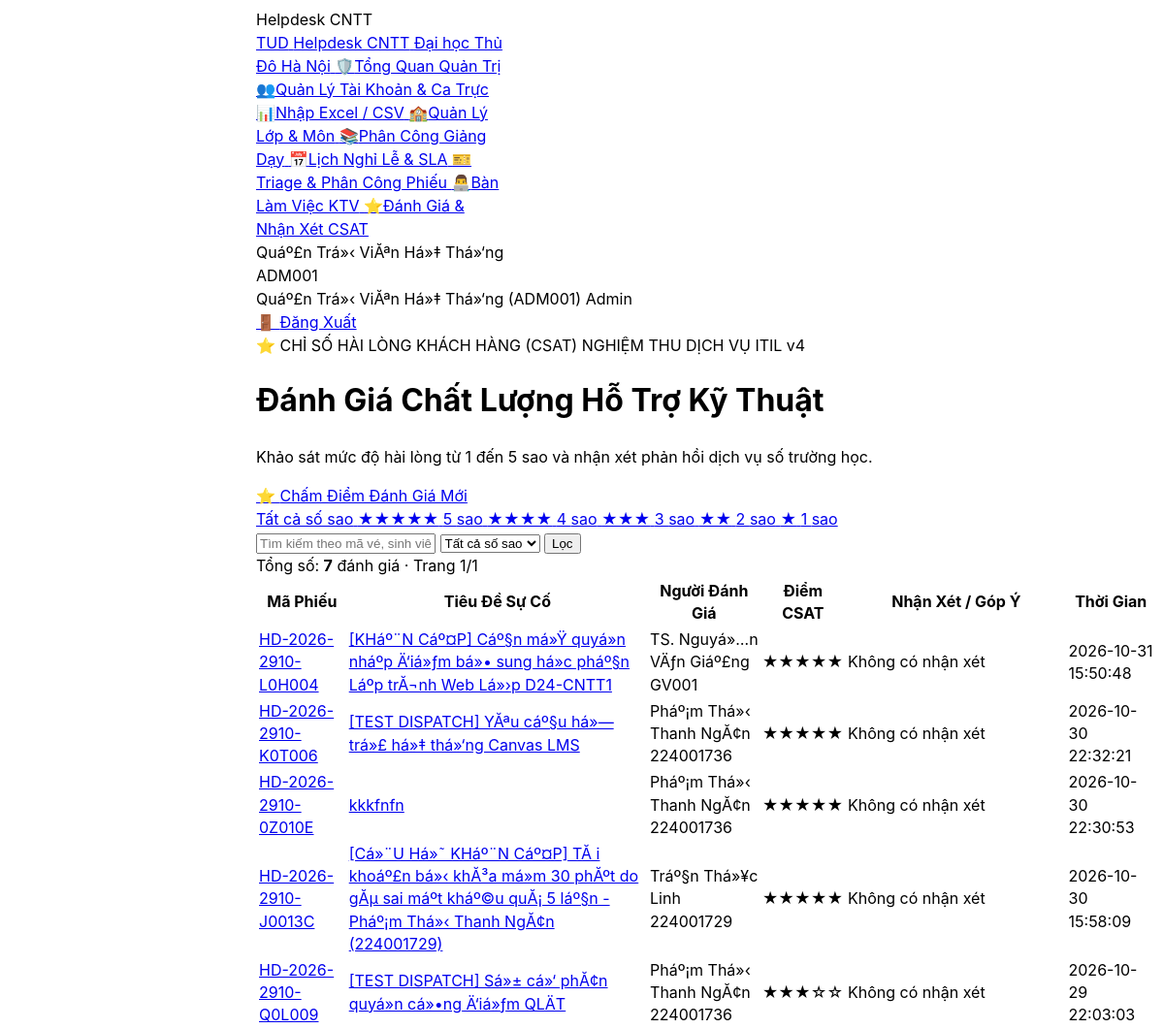
Page /student/ratings.php (signed in, upper part) on the earlier database version.
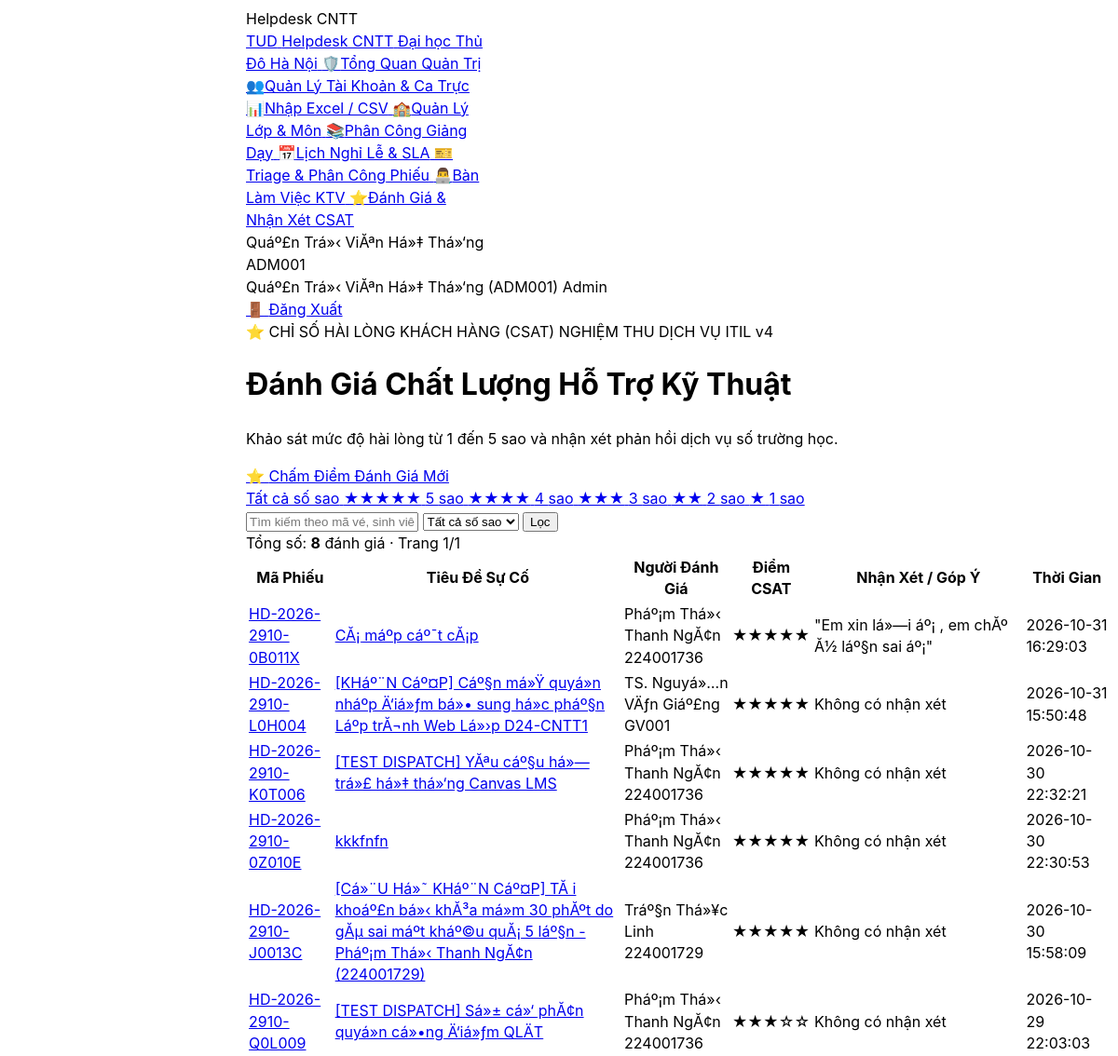
Same page on the later database version.
### tables this page shows
CREATE TABLE `ticket_ratings` (
  `id` int(10) unsigned NOT NULL AUTO_INCREMENT,
  `ticket_id` int(10) unsigned NOT NULL,
  `user_id` int(10) unsigned NOT NULL,
  `score` tinyint(3) unsigned NOT NULL,
  `comment` varchar(500) DEFAULT NULL,
  `created_at` datetime NOT NULL DEFAULT current_timestamp(),
  PRIMARY KEY (`id`),
  UNIQUE KEY `uq_ticket_ratings_ticket` (`ticket_id`),
  KEY `fk_ticket_ratings_user` (`user_id`),
  CONSTRAINT `fk_ticket_ratings_ticket` FOREIGN KEY (`ticket_id`) REFERENCES `tickets` (`id`) ON DELETE CASCADE,
  CONSTRAINT `fk_ticket_ratings_user` FOREIGN KEY (`user_id`) REFERENCES `users` (`id`) ON DELETE CASCADE,
  CONSTRAINT `chk_ticket_ratings_score` CHECK (`score` between 1 and 5)
);

CREATE TABLE `tickets` (
  `id` int(10) unsigned NOT NULL AUTO_INCREMENT,
  `requester_id` int(10) unsigned NOT NULL,
  `assigned_to` int(10) unsigned DEFAULT NULL,
  `category_id` int(10) unsigned NOT NULL,
  `priority_id` int(10) unsigned NOT NULL,
  `parent_ticket_id` int(10) unsigned DEFAULT NULL,
  `class_id` int(10) unsigned DEFAULT NULL,
  `course_id` int(10) unsigned DEFAULT NULL,
  `lesson_id` int(10) unsigned DEFAULT NULL,
  `is_guest_ticket` tinyint(1) NOT NULL DEFAULT 0,
  `contact_email` varchar(190) DEFAULT NULL,
  `lookup_pin` varchar(10) DEFAULT NULL,
  `title` varchar(150) NOT NULL,
  `description` text NOT NULL,
  `system_affected` varchar(50) NOT NULL,
  `attachment_path` text DEFAULT NULL,
  `status` enum('new','in_progress','waiting_requester','resolved','closed') NOT NULL DEFAULT 'new',
  `closed_reason` enum('completed','auto_closed','duplicate','cancelled') DEFAULT NULL,
  `created_at` datetime NOT NULL DEFAULT current_timestamp(),
  `sla_started_at` datetime NOT NULL DEFAULT current_timestamp(),
  `triage_due_at` datetime NOT NULL,
  `due_at` datetime NOT NULL,
  `first_response_at` datetime DEFAULT NULL,
  `resolved_at` datetime DEFAULT NULL,
  `closed_at` datetime DEFAULT NULL,
  `reopen_count` tinyint(3) unsigned NOT NULL DEFAULT 0,
  `ticket_code` varchar(30) NOT NULL,
  `is_assigned_transfer` tinyint(1) NOT NULL DEFAULT 0,
  `is_spam` tinyint(1) NOT NULL DEFAULT 0,
  `spam_reason` varchar(255) DEFAULT NULL,
  PRIMARY KEY (`id`),
  UNIQUE KEY `ticket_code` (`ticket_code`),
  KEY `fk_tickets_category` (`category_id`),
  KEY `fk_tickets_priority` (`priority_id`),
  KEY `fk_tickets_parent` (`parent_ticket_id`),
  KEY `fk_tickets_course` (`course_id`),
  KEY `idx_admin_queue` (`status`,`triage_due_at`,`due_at`),
  KEY `idx_agent_work` (`assigned_to`,`status`,`due_at`),
  KEY `idx_user_history` (`requester_id`,`created_at`),
  KEY `idx_guest_lookup` (`ticket_code`,`lookup_pin`),
  KEY `idx_ticket_academic` (`class_id`,`course_id`),
  CONSTRAINT `fk_tickets_assigned_to` FOREIGN KEY (`assigned_to`) REFERENCES `users` (`id`) ON DELETE SET NULL,
  CONSTRAINT `fk_tickets_category` FOREIGN KEY (`category_id`) REFERENCES `categories` (`id`),
  CONSTRAINT `fk_tickets_class` FOREIGN KEY (`class_id`) REFERENCES `classes` (`id`) ON DELETE SET NULL,
  CONSTRAINT `fk_tickets_course` FOREIGN KEY (`course_id`) REFERENCES `courses` (`id`) ON DELETE SET NULL,
  CONSTRAINT `fk_tickets_parent` FOREIGN KEY (`parent_ticket_id`) REFERENCES `tickets` (`id`) ON DELETE SET NULL,
  CONSTRAINT `fk_tickets_priority` FOREIGN KEY (`priority_id`) REFERENCES `priorities` (`id`),
  CONSTRAINT `fk_tickets_requester` FOREIGN KEY (`requester_id`) REFERENCES `users` (`id`) ON DELETE CASCADE
);

CREATE TABLE `users` (
  `id` int(10) unsigned NOT NULL AUTO_INCREMENT,
  `user_code` varchar(30) NOT NULL,
  `name` varchar(100) NOT NULL,
  `email` varchar(190) NOT NULL,
  `personal_email` varchar(190) DEFAULT NULL,
  `password_hash` varchar(255) NOT NULL,
  `role` enum('requester','agent','admin') NOT NULL DEFAULT 'requester',
  `user_type` enum('student','lecturer','staff') NOT NULL DEFAULT 'student',
  `department` varchar(100) DEFAULT NULL,
  `phone` varchar(20) DEFAULT NULL,
  `class_id` int(10) unsigned DEFAULT NULL,
  `cohort` varchar(20) DEFAULT 'D24',
  `academic_status` enum('studying','graduated','expelled','suspended') NOT NULL DEFAULT 'studying',
  `specialty_category_id` int(10) unsigned DEFAULT NULL,
  `max_capacity` tinyint(3) unsigned NOT NULL DEFAULT 5,
  `active_tickets_count` tinyint(3) unsigned NOT NULL DEFAULT 0,
  `is_on_duty` tinyint(1) NOT NULL DEFAULT 1,
  `failed_attempts` tinyint(3) unsigned NOT NULL DEFAULT 0,
  `locked_until` datetime DEFAULT NULL,
  `is_active` tinyint(1) NOT NULL DEFAULT 1,
  `lock_reason` enum('none','brute_force','violation','expelled','tuition_debt','graduated') NOT NULL DEFAULT 'none',
  `is_first_login` tinyint(1) NOT NULL DEFAULT 1,
  `created_at` datetime NOT NULL DEFAULT current_timestamp(),
  `updated_at` datetime NOT NULL DEFAULT current_timestamp() ON UPDATE current_timestamp(),
  `avatar_path` varchar(255) DEFAULT NULL,
  PRIMARY KEY (`id`),
  UNIQUE KEY `uq_users_user_code` (`user_code`),
  UNIQUE KEY `uq_users_email` (`email`),
  KEY `fk_users_class` (`class_id`),
  KEY `fk_users_specialty_category` (`specialty_category_id`),
  KEY `idx_agent_dispatch` (`role`,`is_active`,`is_on_duty`,`specialty_category_id`,`active_tickets_count`),
  KEY `idx_user_lookup` (`user_code`,`user_type`,`academic_status`),
  KEY `idx_cohort_filter` (`cohort`,`academic_status`),
  CONSTRAINT `fk_users_class` FOREIGN KEY (`class_id`) REFERENCES `classes` (`id`) ON DELETE SET NULL,
  CONSTRAINT `fk_users_specialty_category` FOREIGN KEY (`specialty_category_id`) REFERENCES `categories` (`id`) ON DELETE SET NULL
);

### app/Controllers/Student/RatingController.php (called while the page is built, shortened)
<?php
require_once __DIR__ . '/../../Models/Rating.php';
class RatingController
{
    public function index(): void
    {
        $keyword   = trim($_GET['q'] ?? '');
        $score       = isset($_GET['score']) && $_GET['score'] !== '' ? (int)$_GET['score'] : null;
        $userRole = $_SESSION['user']['role'] ?? '';
        $userType = $_SESSION['user']['user_type'] ?? '';
        $isStudent = ($userRole === 'requester' || $userType === 'student');
        $studentId = $isStudent ? (int)$_SESSION['user']['id'] : (isset($_GET['student_id']) && $_GET['student_id'] !== '' ? (int)$_GET['student_id'] : null);
        $page      = max(1, (int)($_GET['page'] ?? 1));
        $total      = Rating::count($keyword, $score, $studentId);
        $totalPages = max(1, (int)ceil($total / self::PER_PAGE));
        $page       = min($page, $totalPages);
        $ratings  = Rating::findAll($keyword, $page, self::PER_PAGE, $score, $studentId);
        require __DIR__ . '/../../../views/student/ratings/index.php';
    }
}

### student/index.php (called while the page is built, shortened)
<?php
require_once __DIR__ . '/../app/Controllers/Student/RatingController.php';
$action = $_GET['action'] ?? ($_POST['action'] ?? 'courses');
match ($action) {
    'courses'                  => (new CourseController())->index(),
    'course_detail'            => (new CourseController())->detail(),
    'course_submit'            => (new CourseController())->submitAssignment(),
    'course_delete_submission' => (new CourseController())->deleteSubmission(),
    'api_lessons'              => (new CourseController())->apiLessons(),
    'ratings', 'index'         => (new RatingController())->index(),
    'rating_create', 'create'  => (new RatingController())->create(),
    'rating_edit', 'edit'      => (new RatingController())->edit(),
    'rating_delete', 'delete'  => (new RatingController())->delete(),
    'tickets'                  => header('Location: ../tickets/index.php') . exit,
    'ticket_create'            => header('Location: ../tickets/create.php') . exit,
    'ticket_show'              => header('Location: ../tickets/show.php?id=' . (int)($_GET['id'] ?? 1)) . exit,
    default                    => (new CourseController())->index(),
};

### student/ratings.php (called while the page is built, shortened)
<?php
require_once __DIR__ . '/index.php';

### config/database.php (called while the page is built, shortened)
<?php
if (!function_exists('db')) {
    function db(): PDO {
        static $pdo = null;
        if ($pdo !== null) {
            return $pdo;
        }
        if (class_exists('App\Core\Database')) {
            $pdo = \App\Core\Database::getConnection();
            return $pdo;
        }
        return $pdo;
    }
}
return [
    'driver'    => 'mysql',
    'host'      => '127.0.0.1',
    'port'      => 3306,
    'database'  => 'helpdesk_thudo',
    'username'  => 'root',
    'password'  => '12345678',
    'charset'   => 'utf8mb4',
    'collation' => 'utf8mb4_unicode_ci',
    'options'   => [
        PDO::ATTR_ERRMODE            => PDO::ERRMODE_EXCEPTION,
        PDO::ATTR_DEFAULT_FETCH_MODE => PDO::FETCH_ASSOC,
        PDO::ATTR_EMULATE_PREPARES   => true,
    ],
];

### app/Models/Rating.php (called while the page is built, shortened)
<?php
require_once __DIR__ . '/../../config/database.php';
class Rating
{
    public static function count(string $keyword = '', ?int $score = null, ?int $studentId = null): int
    {
        $sql = "SELECT COUNT(*) AS total
                FROM ticket_ratings r
                JOIN tickets t ON r.ticket_id = t.id
                JOIN users u ON r.user_id = u.id
                WHERE 1=1";
        $params = [];
        $stmt = db()->prepare($sql);
        $stmt->execute($params);
        return (int) $stmt->fetch()['total'];
    }
    public static function findAll(string $keyword = '', int $page = 1, int $perPage = 8, ?int $score = null, ?int $studentId = null): array
    {
        $offset = max(0, ($page - 1) * $perPage);
        $sql = "SELECT r.id, r.ticket_id, r.user_id, r.score, r.comment, r.created_at,
                       t.ticket_code, t.title AS ticket_title,
                       u.name AS user_name, u.user_code AS user_code, u.email AS user_email
                FROM ticket_ratings r
                JOIN tickets t ON r.ticket_id = t.id
                JOIN users u ON r.user_id = u.id
                WHERE 1=1";
        $params = [];
        $sql .= " ORDER BY r.created_at DESC LIMIT :limit OFFSET :offset";
        $stmt = db()->prepare($sql);
        $stmt->bindValue(':limit', $perPage, PDO::PARAM_INT);
        $stmt->bindValue(':offset', $offset, PDO::PARAM_INT);
        $stmt->execute();
        return $stmt->fetchAll();
    }
}

### views/student/ratings/index.php (the view, shortened to what the rows shown need)
<?php
require_once __DIR__ . '/../../../config/database.php';
?>
<!DOCTYPE html>
<html lang="vi">
<head>
    <script src="https://www.gstatic.com/antigravity/web/dev/tailwindcss.min.js"></script>
</head>
<body class="bg-slate-50 text-slate-800 font-sans antialiased min-h-screen flex flex-col justify-between">
<?php require_once __DIR__ . '/../../../includes/navbar.php'; ?>
<main class="flex-1 max-w-7xl mx-auto w-full px-4 sm:px-6 lg:px-8 py-6 space-y-6">
    <div class="bg-gradient-to-r from-slate-900 via-indigo-950 to-slate-900 text-white rounded-3xl p-6 shadow-md border border-indigo-900/50 flex flex-col md:flex-row md:items-center justify-between gap-4">
        <div>
            <h1 class="text-2xl font-black text-white">
                Đánh Giá Chất Lượng Hỗ Trợ Kỹ Thuật
            </h1>
        </div>
    </div>
    <div class="bg-white border border-slate-200 rounded-3xl shadow-sm overflow-hidden">
        <div class="overflow-x-auto">
            <table class="w-full text-left border-collapse text-xs">
                <thead>
                    <tr class="bg-slate-50 text-slate-600 font-bold border-b border-slate-200 text-[11px]">
                        <th class="py-3.5 px-4">Mã Phiếu</th>
                        <th class="py-3.5 px-4">Tiêu Đề Sự Cố</th>
                        <th class="py-3.5 px-4">Người Đánh Giá</th>
                        <th class="py-3.5 px-4 text-center">Điểm CSAT</th>
                        <th class="py-3.5 px-4">Nhận Xét / Góp Ý</th>
                        <th class="py-3.5 px-4 text-center">Thời Gian</th>
                    </tr>
                </thead>
                <tbody class="divide-y divide-slate-100">
                    <?php if (empty($ratings)): ?>
                        <tr>
                            <td colspan="6" class="py-8 text-center text-slate-400">Chưa có đánh giá CSAT nào phù hợp.</td>
                        </tr>
                    <?php else: ?>
                        <?php foreach ($ratings as $row): ?>
                            <tr class="hover:bg-slate-50/80 transition">
                                <td class="py-3.5 px-4 font-mono font-bold text-indigo-600">
                                    <a href="../tickets/show.php?id=<?= $row['ticket_id'] ?>" class="hover:underline">
                                        <?= htmlspecialchars($row['ticket_code']) ?>
                                    </a>
                                </td>
                                <td class="py-3.5 px-4 font-semibold text-slate-800 max-w-xs truncate">
                                    <a href="../tickets/show.php?id=<?= $row['ticket_id'] ?>" class="hover:text-indigo-600 transition">
                                        <?= htmlspecialchars($row['ticket_title']) ?>
                                    </a>
                                </td>
                                <td class="py-3.5 px-4">
                                    <div class="font-bold text-slate-900"><?= htmlspecialchars($row['user_name']) ?></div>
                                    <div class="text-[11px] text-slate-400 font-mono"><?= htmlspecialchars($row['user_code']) ?></div>
                                </td>
                                <td class="py-3.5 px-4 text-center">
                                    <span class="font-mono font-bold text-amber-500 text-sm">
                                        <?= str_repeat('★', (int)$row['score']) . str_repeat('☆', 5 - (int)$row['score']) ?>
                                    </span>
                                </td>
                                <td class="py-3.5 px-4 text-slate-600 italic">
                                    <?= !empty($row['comment']) ? '"' . htmlspecialchars($row['comment']) . '"' : '<span class="text-slate-300">Không có nhận xét</span>' ?>
                                </td>
                                <td class="py-3.5 px-4 text-center text-slate-400 font-mono text-[11px]">
                                    <?= htmlspecialchars($row['created_at']) ?>
                                </td>
                            </tr>
                        <?php endforeach; ?>
                    <?php endif; ?>
                </tbody>
            </table>
        </div>
    </div>
</main>
</body>
</html>

Differences in the rows shown:
added ticket_ratings: ticket.ticket_code "HD-2026-2910-0B011X", ticket.title "CĂ¡ máº­p cáº¯t cĂ¡p", user.name "Pháº¡m Thá»‹ Thanh NgĂ¢n", user.user_code "224001736", score "★★★★★", comment "Em xin lá»—i áº¡ , em chĂº Ă½ láº§n sai áº¡", created_at "2026-10-31 16:29:03"
Other differences:
$total: "7" → "8"
